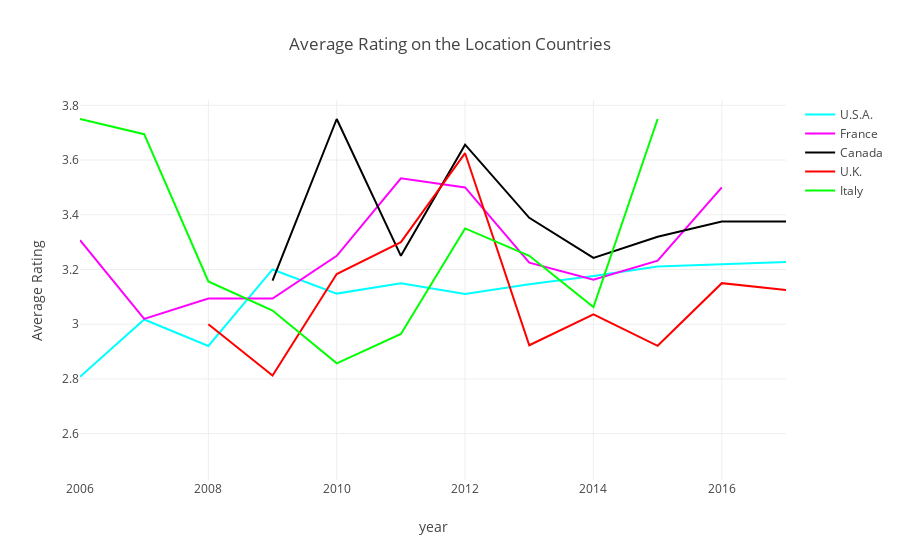

Notebook code for this chart:
### Markdown cell above
* Higher % of cocoa does not imply higher score.
* Most chocolate bars have 70% cocoa.

### Code cell
years = np.unique(cacao.review_date)
countries = companyL[:5].index.tolist()
mean_rating_year_review = [ [0] * len(years) for i in range(len(countries))]

j = 0
for country in countries:
    all_rating_country = cacao[cacao['company_location'] == country]
    i = 0
    for year in years:
        mean_rating_year_review[j][i] = all_rating_country[all_rating_country['review_date'] == year]['rating'].mean()
        i +=1
    j += 1
    
j = 0
for country in countries:
    all_rating_country = cacao[cacao['company_location'] == country]
    i = 0
    for year in years:
        mean_rating_year_review[j][i] = all_rating_country[all_rating_country['review_date'] == year]['rating'].mean()
        i +=1
    j += 1

traces = []
colors = ['rgb(0, 255, 255)', 'rgb(255, 0, 255)', 'rgb(0, 0, 0)',
          'rgb(255, 0, 0)', 'rgb(0, 255, 0)']
for i in range(len(countries)):
    traces.append(go.Scatter(
        x=years,
        y=mean_rating_year_review[i],
        mode='lines',
        name=countries[i],
        line=dict(color=colors[i]),
    ))

layout = go.Layout(
    xaxis=dict(title='year'),
    yaxis=dict(title='Average Rating'),
    title='Average Rating on the Location Countries',)

fig = go.Figure(data=traces, layout=layout)
py.iplot(fig)

### Figure 1 — Plotly figure (JSON) as saved in the notebook; plotly's stock layout.template omitted (floating-point values rounded to 4 significant figures)
{"data": [{"line": {"color": "rgb(0, 255, 255)"}, "mode": "lines", "name": "U.S.A.", "type": "scatter", "uid": "974fada7-184d-4637-a89c-31f80c9014b3", "x": [2006, 2007, 2008, 2009, 2010, 2011, 2012, 2013, 2014, 2015, 2016, 2017], "y": [2.808, 3.017, 2.92, 3.2, 3.112, 3.149, 3.111, 3.146, 3.176, 3.211, 3.219, 3.227]}, {"line": {"color": "rgb(255, 0, 255)"}, "mode": "lines", "name": "France", "type": "scatter", "uid": "584b900d-5536-4366-8936-db8dea535c91", "x": [2006, 2007, 2008, 2009, 2010, 2011, 2012, 2013, 2014, 2015, 2016, 2017], "y": [3.307, 3.019, 3.094, 3.094, 3.25, 3.533, 3.5, 3.225, 3.163, 3.232, 3.5, null]}, {"line": {"color": "rgb(0, 0, 0)"}, "mode": "lines", "name": "Canada", "type": "scatter", "uid": "fba3aa07-4b5c-45e3-b084-03e522bc18fd", "x": [2006, 2007, 2008, 2009, 2010, 2011, 2012, 2013, 2014, 2015, 2016, 2017], "y": [null, null, null, 3.159, 3.75, 3.25, 3.656, 3.389, 3.242, 3.319, 3.375, 3.375]}, {"line": {"color": "rgb(255, 0, 0)"}, "mode": "lines", "name": "U.K.", "type": "scatter", "uid": "e13e1999-2e25-4ac1-baa2-3987117cfd94", "x": [2006, 2007, 2008, 2009, 2010, 2011, 2012, 2013, 2014, 2015, 2016, 2017], "y": [2.5, null, 3, 2.812, 3.183, 3.3, 3.625, 2.923, 3.036, 2.921, 3.15, 3.125]}, {"line": {"color": "rgb(0, 255, 0)"}, "mode": "lines", "name": "Italy", "type": "scatter", "uid": "11b04261-91e3-4e5c-9715-ef7dfb806583", "x": [2006, 2007, 2008, 2009, 2010, 2011, 2012, 2013, 2014, 2015, 2016, 2017], "y": [3.75, 3.694, 3.156, 3.05, 2.857, 2.964, 3.35, 3.25, 3.062, 3.75, null, null]}], "layout": {"title": {"text": "Average Rating on the Location Countries"}, "xaxis": {"title": {"text": "year"}}, "yaxis": {"title": {"text": "Average Rating"}}}}
